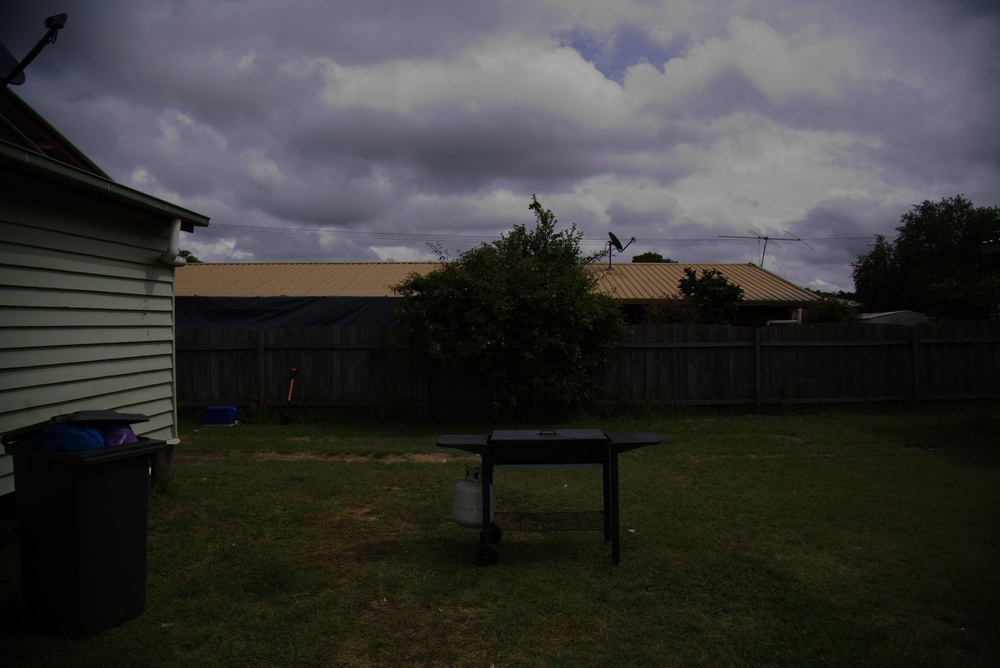
//> input picture Lab 2 - Filters and histogram equalization/material/image.jpg, 1000 x 668 px, shrunk from 2000 x 1335 before the run
$ ./task2 '../../Lab 2 - Filters and histogram equalization/material/image.jpg'   (built with g++ and OpenCV 4)
//> lines starting //> are read from the running program, lines starting //| are printed output that depends on the picture; after the words box and inside, x2 and y2 are one past the last pixel; in counts of white or black regions, pixels touching at a corner belong together
#include "opencv2/imgproc.hpp"
#include "opencv2/imgcodecs.hpp"
#include "opencv2/highgui.hpp"
#include <iostream>
#include <cmath>
using namespace cv;
using namespace std;
int main( int argc, char** argv ) {
	Mat image,src, src_gray, grad, grad1, grad2;
	const String window_name = "Sobel Demo - Simple Edge Detector";

	int ddepth = CV_16S;

	image = imread(argv[1]); // Load an image
//> image is the input picture: 668 rows x 1000 cols, CV_8UC3; mean B, G, R 54.4, 56.1, 56.7
	// Remove noise by blurring with a Gaussian filter ( kernel size = 3 )
	GaussianBlur(image, src, Size(3, 3), 0, 0, BORDER_DEFAULT);//blur(image, src, Size(3, 3));
	// Convert the image to grayscale
	cvtColor(src, src_gray, COLOR_BGR2GRAY);
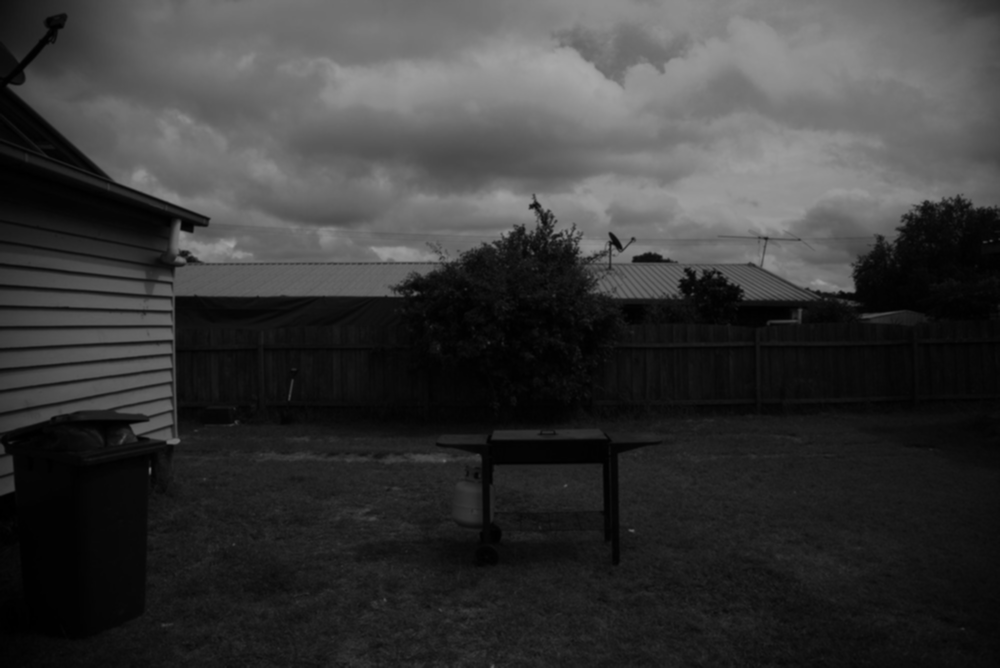
//> src_gray: 668 rows x 1000 cols, CV_8UC1; min 0, max 167, mean 56.1
	Mat grad_x, grad_y;
	Mat abs_grad_x, abs_grad_y;
	Sobel(src_gray, grad_y, ddepth, 0, 1, 1, BORDER_DEFAULT);
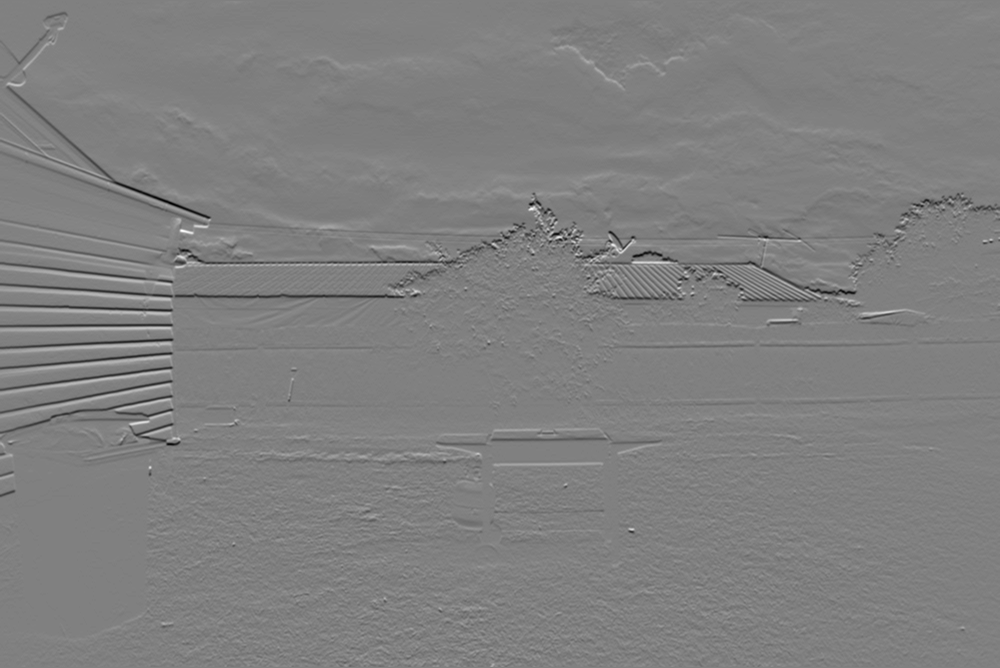
//> grad_y: 668 rows x 1000 cols, CV_16SC1; min -360, max 356, mean -1; drawn with min black and max white
    Sobel(src_gray, grad_x, ddepth, 1, 0, 1, BORDER_DEFAULT);
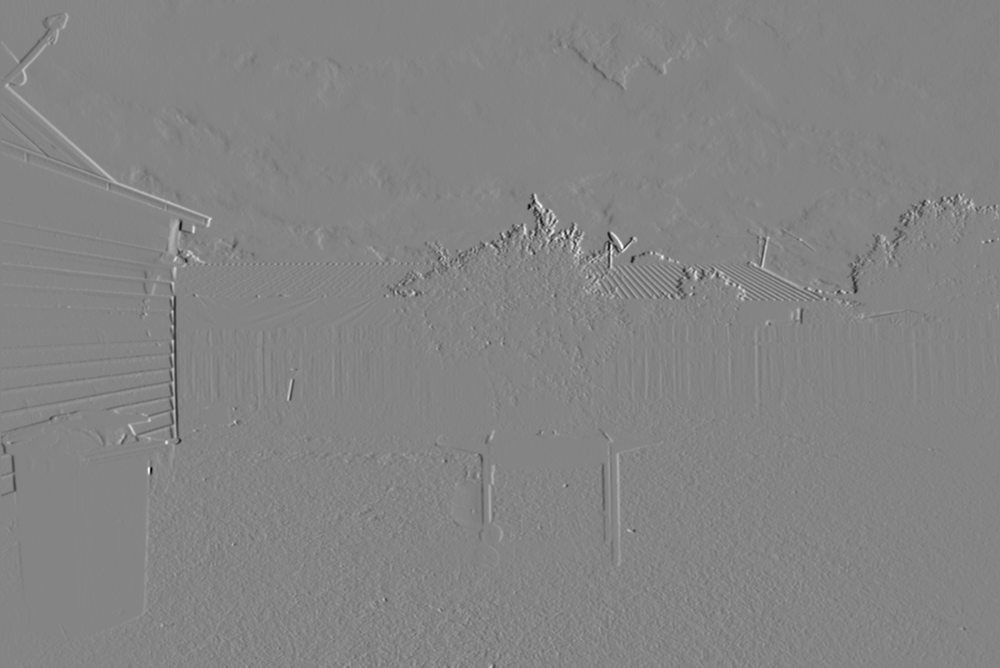
//> grad_x: 668 rows x 1000 cols, CV_16SC1; min -368, max 340, mean 0.1; drawn with min black and max white

    //converting back to CV_8U
	convertScaleAbs(grad_x, grad1);
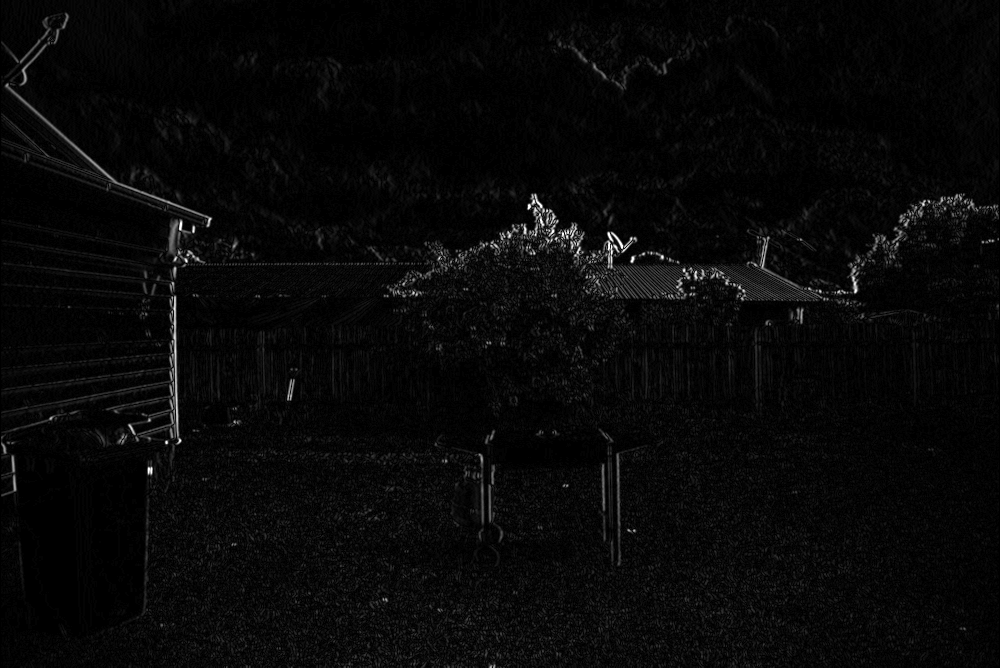
//> grad1: 668 rows x 1000 cols, CV_8UC1; min 0, max 255, mean 8.1
    convertScaleAbs(grad_y, grad2);
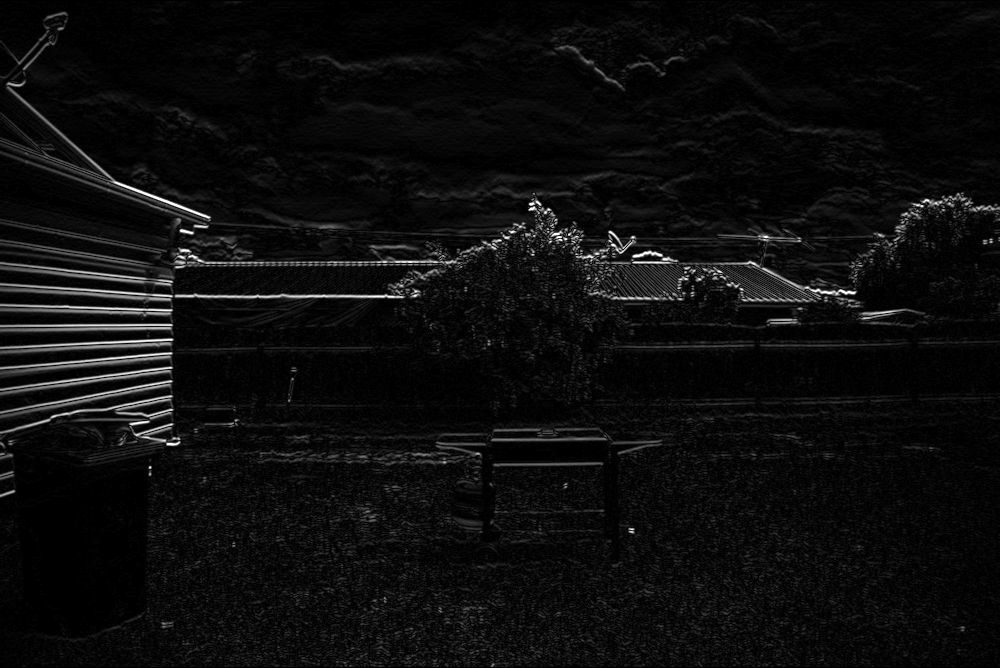
//> grad2: 668 rows x 1000 cols, CV_8UC1; min 0, max 255, mean 13

    addWeighted(grad1, 0.5, grad2, 0.5, 0, grad);
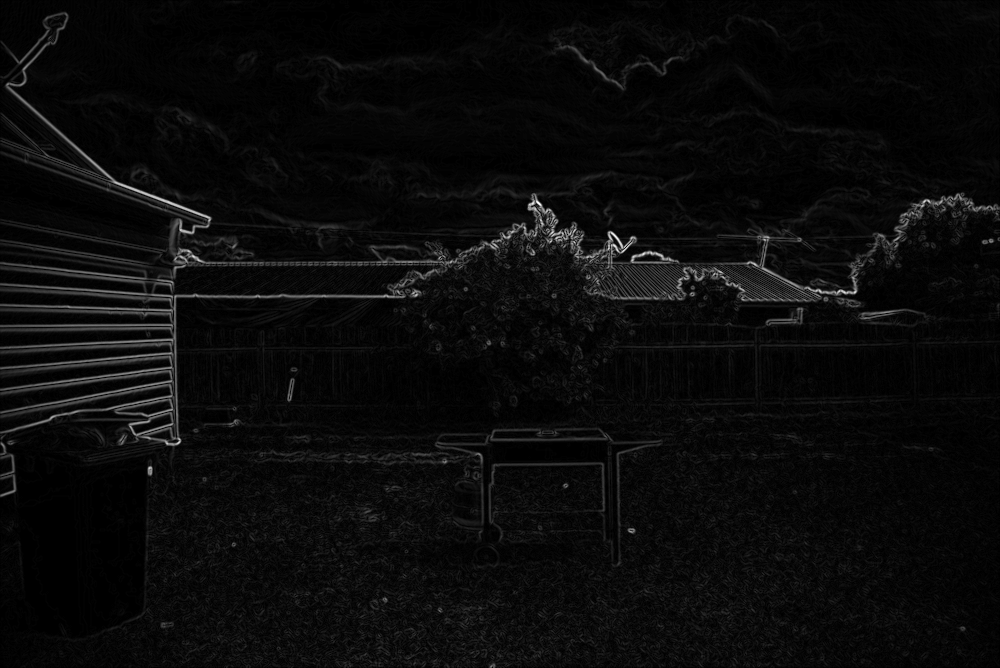
//> grad: 668 rows x 1000 cols, CV_8UC1; min 0, max 255, mean 10.5
	threshold(grad, grad, 230, 255, THRESH_BINARY);
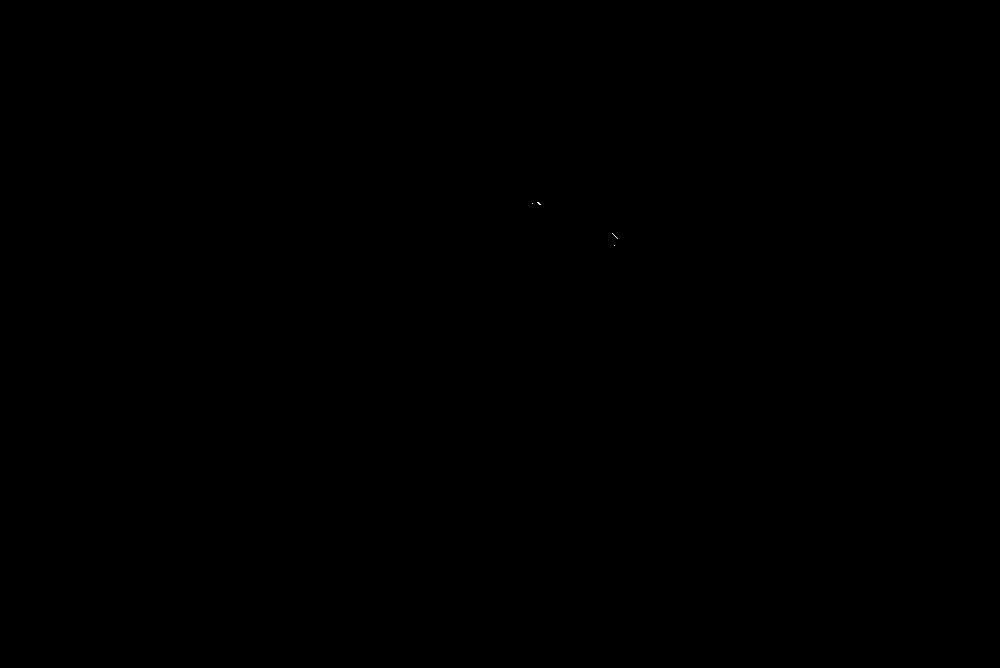
//> grad: 668 rows x 1000 cols, CV_8UC1; 0% white in thin lines or dots, all inside (x1, y1, x2, y2) = (532, 202, 618, 246)
    imshow(window_name, grad);
    waitKey(0);
	return 0;
}
